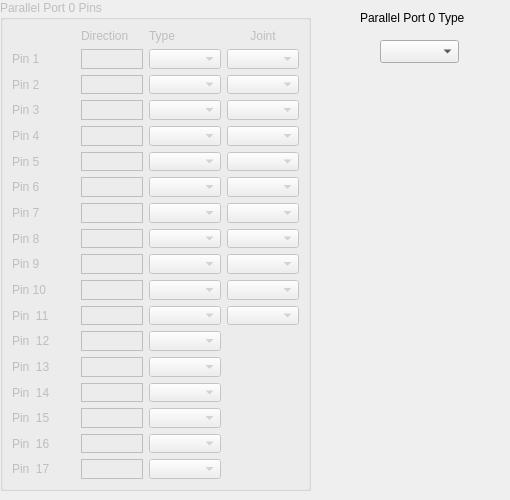
    <widget class="QWidget" name="tab_2">
     <attribute name="title">
      <string>Parallel Port</string>
     </attribute>
     <widget class="QGroupBox" name="port_0_gb">
      <property name="enabled">
       <bool>false</bool>
      </property>
      <property name="geometry">
       <rect>
        <x>0</x>
        <y>0</y>
        <width>311</width>
        <height>491</height>
       </rect>
      </property>
      <property name="title">
       <string>Parallel Port 0 Pins</string>
      </property>
      <layout class="QGridLayout" name="gridLayout_78">
       <item row="10" column="0">
        <widget class="QLabel" name="label_580">
         <property name="text">
          <string>Pin 10</string>
         </property>
        </widget>
       </item>
       <item row="4" column="3">
        <widget class="QComboBox" name="inputJoint_20"/>
       </item>
       <item row="8" column="3">
        <widget class="QComboBox" name="inputJoint_17"/>
       </item>
       <item row="9" column="0">
        <widget class="QLabel" name="label_581">
         <property name="text">
          <string>Pin 9</string>
         </property>
        </widget>
       </item>
       <item row="0" column="2">
        <widget class="QLabel" name="label_578">
         <property name="text">
          <string>Type</string>
         </property>
        </widget>
       </item>
       <item row="6" column="0">
        <widget class="QLabel" name="label_586">
         <property name="text">
          <string>Pin 6</string>
         </property>
        </widget>
       </item>
       <item row="0" column="3">
        <widget class="QLabel" name="label_582">
         <property name="text">
          <string>Joint</string>
         </property>
         <property name="alignment">
          <set>Qt::AlignCenter</set>
         </property>
        </widget>
       </item>
       <item row="2" column="3">
        <widget class="QComboBox" name="inputJoint_16"/>
       </item>
       <item row="1" column="0">
        <widget class="QLabel" name="label_583">
         <property name="text">
          <string>Pin 1</string>
         </property>
        </widget>
       </item>
       <item row="1" column="3">
        <widget class="QComboBox" name="inputJoint_14"/>
       </item>
       <item row="3" column="3">
        <widget class="QComboBox" name="inputJoint_13"/>
       </item>
       <item row="2" column="0">
        <widget class="QLabel" name="label_587">
         <property name="text">
          <string>Pin 2</string>
         </property>
        </widget>
       </item>
       <item row="5" column="3">
        <widget class="QComboBox" name="inputJoint_18"/>
       </item>
       <item row="11" column="3">
        <widget class="QComboBox" name="inputJoint_11"/>
       </item>
       <item row="16" column="0">
        <widget class="QLabel" name="label_593">
         <property name="text">
          <string>Pin  16</string>
         </property>
        </widget>
       </item>
       <item row="6" column="3">
        <widget class="QComboBox" name="inputJoint_15"/>
       </item>
       <item row="7" column="3">
        <widget class="QComboBox" name="inputJoint_19"/>
       </item>
       <item row="9" column="3">
        <widget class="QComboBox" name="inputJoint_21"/>
       </item>
       <item row="10" column="3">
        <widget class="QComboBox" name="inputJoint_12"/>
       </item>
       <item row="4" column="0">
        <widget class="QLabel" name="label_584">
         <property name="text">
          <string>Pin 4</string>
         </property>
        </widget>
       </item>
       <item row="8" column="0">
        <widget class="QLabel" name="label_585">
         <property name="text">
          <string>Pin 8</string>
         </property>
        </widget>
       </item>
       <item row="3" column="0">
        <widget class="QLabel" name="label_577">
         <property name="text">
          <string>Pin 3</string>
         </property>
        </widget>
       </item>
       <item row="11" column="0">
        <widget class="QLabel" name="label_579">
         <property name="text">
          <string>Pin  11</string>
         </property>
        </widget>
       </item>
       <item row="5" column="0">
        <widget class="QLabel" name="label_588">
         <property name="text">
          <string>Pin 5</string>
         </property>
        </widget>
       </item>
       <item row="7" column="0">
        <widget class="QLabel" name="label_576">
         <property name="text">
          <string>Pin 7</string>
         </property>
        </widget>
       </item>
       <item row="12" column="0">
        <widget class="QLabel" name="label_590">
         <property name="text">
          <string>Pin  12</string>
         </property>
        </widget>
       </item>
       <item row="17" column="0">
        <widget class="QLabel" name="label_594">
         <property name="text">
          <string>Pin  17</string>
         </property>
        </widget>
       </item>
       <item row="15" column="0">
        <widget class="QLabel" name="label_592">
         <property name="text">
          <string>Pin  15</string>
         </property>
        </widget>
       </item>
       <item row="13" column="0">
        <widget class="QLabel" name="label_591">
         <property name="text">
          <string>Pin  13</string>
         </property>
        </widget>
       </item>
       <item row="14" column="0">
        <widget class="QLabel" name="label_589">
         <property name="text">
          <string>Pin  14</string>
         </property>
        </widget>
       </item>
       <item row="0" column="1">
        <widget class="QLabel" name="label_595">
         <property name="text">
          <string>Direction</string>
         </property>
        </widget>
       </item>
       <item row="1" column="1">
        <widget class="QLabel" name="dir_lb_1">
         <property name="frameShape">
          <enum>QFrame::Box</enum>
         </property>
         <property name="text">
          <string/>
         </property>
        </widget>
       </item>
       <item row="2" column="1">
        <widget class="QLabel" name="dir_lb_2">
         <property name="frameShape">
          <enum>QFrame::Box</enum>
         </property>
         <property name="text">
          <string/>
         </property>
        </widget>
       </item>
       <item row="3" column="1">
        <widget class="QLabel" name="dir_lb_3">
         <property name="frameShape">
          <enum>QFrame::Box</enum>
         </property>
         <property name="text">
          <string/>
         </property>
        </widget>
       </item>
       <item row="4" column="1">
        <widget class="QLabel" name="dir_lb_4">
         <property name="frameShape">
          <enum>QFrame::Box</enum>
         </property>
         <property name="text">
          <string/>
         </property>
        </widget>
       </item>
       <item row="5" column="1">
        <widget class="QLabel" name="dir_lb_5">
         <property name="frameShape">
          <enum>QFrame::Box</enum>
         </property>
         <property name="text">
          <string/>
         </property>
        </widget>
       </item>
       <item row="6" column="1">
        <widget class="QLabel" name="dir_lb_6">
         <property name="frameShape">
          <enum>QFrame::Box</enum>
         </property>
         <property name="text">
          <string/>
         </property>
        </widget>
       </item>
       <item row="7" column="1">
        <widget class="QLabel" name="dir_lb_7">
         <property name="frameShape">
          <enum>QFrame::Box</enum>
         </property>
         <property name="text">
          <string/>
         </property>
        </widget>
       </item>
       <item row="8" column="1">
        <widget class="QLabel" name="dir_lb_8">
         <property name="frameShape">
          <enum>QFrame::Box</enum>
         </property>
         <property name="text">
          <string/>
         </property>
        </widget>
       </item>
       <item row="9" column="1">
        <widget class="QLabel" name="dir_lb_9">
         <property name="frameShape">
          <enum>QFrame::Box</enum>
         </property>
         <property name="text">
          <string/>
         </property>
        </widget>
       </item>
       <item row="10" column="1">
        <widget class="QLabel" name="dir_lb_10">
         <property name="frameShape">
          <enum>QFrame::Box</enum>
         </property>
         <property name="text">
          <string/>
         </property>
        </widget>
       </item>
       <item row="11" column="1">
        <widget class="QLabel" name="dir_lb_11">
         <property name="frameShape">
          <enum>QFrame::Box</enum>
         </property>
         <property name="text">
          <string/>
         </property>
        </widget>
       </item>
       <item row="12" column="1">
        <widget class="QLabel" name="dir_lb_12">
         <property name="frameShape">
          <enum>QFrame::Box</enum>
         </property>
         <property name="text">
          <string/>
         </property>
        </widget>
       </item>
       <item row="13" column="1">
        <widget class="QLabel" name="dir_lb_13">
         <property name="frameShape">
          <enum>QFrame::Box</enum>
         </property>
         <property name="text">
          <string/>
         </property>
        </widget>
       </item>
       <item row="14" column="1">
        <widget class="QLabel" name="dir_lb_14">
         <property name="frameShape">
          <enum>QFrame::Box</enum>
         </property>
         <property name="text">
          <string/>
         </property>
        </widget>
       </item>
       <item row="15" column="1">
        <widget class="QLabel" name="dir_lb_15">
         <property name="frameShape">
          <enum>QFrame::Box</enum>
         </property>
         <property name="text">
          <string/>
         </property>
        </widget>
       </item>
       <item row="16" column="1">
        <widget class="QLabel" name="dir_lb_16">
         <property name="frameShape">
          <enum>QFrame::Box</enum>
         </property>
         <property name="text">
          <string/>
         </property>
        </widget>
       </item>
       <item row="17" column="1">
        <widget class="QLabel" name="dir_lb_17">
         <property name="frameShape">
          <enum>QFrame::Box</enum>
         </property>
         <property name="text">
          <string/>
         </property>
        </widget>
       </item>
       <item row="1" column="2">
        <widget class="QComboBox" name="port_0_pin_cb_1"/>
       </item>
       <item row="2" column="2">
        <widget class="QComboBox" name="port_0_pin_cb_2"/>
       </item>
       <item row="3" column="2">
        <widget class="QComboBox" name="port_0_pin_cb_3"/>
       </item>
       <item row="4" column="2">
        <widget class="QComboBox" name="port_0_pin_cb_4"/>
       </item>
       <item row="5" column="2">
        <widget class="QComboBox" name="port_0_pin_cb_5"/>
       </item>
       <item row="6" column="2">
        <widget class="QComboBox" name="port_0_pin_cb_6"/>
       </item>
       <item row="7" column="2">
        <widget class="QComboBox" name="port_0_pin_cb_7"/>
       </item>
       <item row="8" column="2">
        <widget class="QComboBox" name="port_0_pin_cb_8"/>
       </item>
       <item row="9" column="2">
        <widget class="QComboBox" name="port_0_pin_cb_9"/>
       </item>
       <item row="10" column="2">
        <widget class="QComboBox" name="port_0_pin_cb_10"/>
       </item>
       <item row="11" column="2">
        <widget class="QComboBox" name="port_0_pin_cb_11"/>
       </item>
       <item row="12" column="2">
        <widget class="QComboBox" name="port_0_pin_cb_12"/>
       </item>
       <item row="13" column="2">
        <widget class="QComboBox" name="port_0_pin_cb_13"/>
       </item>
       <item row="14" column="2">
        <widget class="QComboBox" name="port_0_pin_cb_14"/>
       </item>
       <item row="15" column="2">
        <widget class="QComboBox" name="port_0_pin_cb_15"/>
       </item>
       <item row="16" column="2">
        <widget class="QComboBox" name="port_0_pin_cb_16"/>
       </item>
       <item row="17" column="2">
        <widget class="QComboBox" name="port_0_pin_cb_17"/>
       </item>
      </layout>
     </widget>
     <widget class="QComboBox" name="port_0_type_cb">
      <property name="geometry">
       <rect>
        <x>380</x>
        <y>40</y>
        <width>79</width>
        <height>23</height>
       </rect>
      </property>
     </widget>
     <widget class="QLabel" name="label_596">
      <property name="geometry">
       <rect>
        <x>360</x>
        <y>10</y>
        <width>141</width>
        <height>16</height>
       </rect>
      </property>
      <property name="text">
       <string>Parallel Port 0 Type</string>
      </property>
     </widget>
    </widget>
